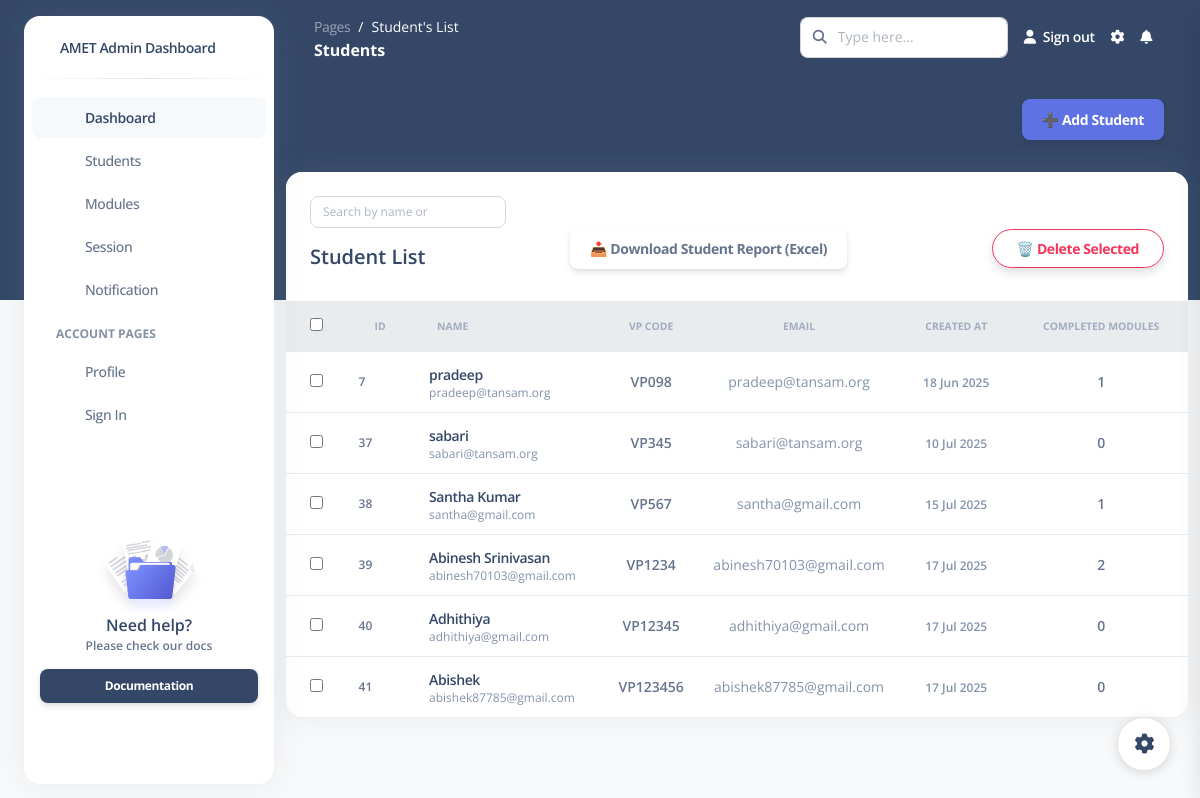
The page /students/ on the database its author committed.
### students/models.py (models this page shows, shortened)
class Student(models.Model):
    name = models.CharField(max_length=100)
    degree = models.ForeignKey(Degree, on_delete=models.SET_NULL, null=True, blank=True)
    department = models.ForeignKey(Department, on_delete=models.SET_NULL, null=True, blank=True,default=1)
    section = models.ForeignKey(Section, on_delete=models.SET_NULL, null=True, blank=True)
    email = models.EmailField(unique=True, null=True, blank=True)
    vp_code = models.CharField(max_length=20, unique=True)
    created_at = models.DateTimeField(default=timezone.now)

### students/views.py (the view)
# urls.py: path('students/', student_profile, name='student_profile'),
def student_profile(request):
    students = Student.objects.all()
    for student in students:
        student.completed_modules_count = student.session_set.filter(
            progress=100,
            check_out__isnull=False
        ).values('module_id').distinct().count()
    return render(request, 'student_profile.html', {'students': students})

### students/templates/student_profile.html (shortened to what this page needs)
{% load static %}
<!DOCTYPE html>
<html lang="en">
<head>
  <link href="https://demos.creative-tim.com/argon-dashboard-pro/assets/css/nucleo-icons.css" rel="stylesheet" />
  <link href="https://demos.creative-tim.com/argon-dashboard-pro/assets/css/nucleo-svg.css" rel="stylesheet" />
  <link id="pagestyle" href="{% static 'css/argon-dashboard.css' %}" rel="stylesheet" />
</head>
<body class="g-sidenav-show   bg-gray-100">
  <div class="min-height-300 bg-dark position-absolute w-100"></div>
  <aside class="sidenav bg-white navbar navbar-vertical navbar-expand-xs border-0 border-radius-xl my-3 fixed-start ms-4 " id="sidenav-main">
    <div class="sidenav-header">
      <a class="navbar-brand m-0" href="{% url 'admin_dashboard' %}"  >
        <span class="ms-1 font-weight-bold">AMET Admin Dashboard</span>
      </a>
    </div>
    <hr class="horizontal dark mt-0">
    <div class="collapse navbar-collapse  w-auto " id="sidenav-collapse-main">
      <ul class="navbar-nav">
        <li class="nav-item">
          <a class="nav-link active" href="{% url 'admin_dashboard' %}">
            <div class="icon icon-shape icon-sm border-radius-md text-center me-2 d-flex align-items-center justify-content-center">
            </div>
            <span class="nav-link-text ms-1">Dashboard</span>
          </a>
        </li>
        <li class="nav-item">
          <a class="nav-link " href="{% url 'student_profile' %}">
            <div class="icon icon-shape icon-sm border-radius-md text-center me-2 d-flex align-items-center justify-content-center">
            </div>
            <span class="nav-link-text ms-1">Students</span>
          </a>
        </li>
        <li class="nav-item">
          <a class="nav-link " href="{% url 'module_list' %}">
            <div class="icon icon-shape icon-sm border-radius-md text-center me-2 d-flex align-items-center justify-content-center">
            </div>
            <span class="nav-link-text ms-1">Modules</span>
          </a>
        </li>
        <li class="nav-item">
          <a class="nav-link " href="{% url 'sessions_list' %}">
            <div class="icon icon-shape icon-sm border-radius-md text-center me-2 d-flex align-items-center justify-content-center">
            </div>
            <span class="nav-link-text ms-1">Session</span>
          </a>
        </li>
        <li class="nav-item">
          <a class="nav-link " href="{% url 'notification_admin' %}">
            <div class="icon icon-shape icon-sm border-radius-md text-center me-2 d-flex align-items-center justify-content-center">
            </div>
            <span class="nav-link-text ms-1">Notification</span>
          </a>
        </li>
        <li class="nav-item mt-3">
          <h6 class="ps-4 ms-2 text-uppercase text-xs font-weight-bolder opacity-6">Account pages</h6>
        </li>
        <li class="nav-item">
          <a class="nav-link " href="">
            <div class="icon icon-shape icon-sm border-radius-md text-center me-2 d-flex align-items-center justify-content-center">
            </div>
            <span class="nav-link-text ms-1">Profile</span>
          </a>
        </li>
        <li class="nav-item">
          <a class="nav-link " href="{% url 'admin_login' %}">
            <div class="icon icon-shape icon-sm border-radius-md text-center me-2 d-flex align-items-center justify-content-center">
            </div>
            <span class="nav-link-text ms-1">Sign In</span>
          </a>
        </li>
      </ul>
    </div>
    <div class="sidenav-footer mx-3 ">
      <div class="card card-plain shadow-none" id="sidenavCard">
        <img class="w-50 mx-auto" src="{% static 'asset/img copy/illustrations/icon-documentation.svg' %}" alt="sidebar_illustration">
        <div class="card-body text-center p-3 w-100 pt-0">
          <div class="docs-info">
            <h6 class="mb-0">Need help?</h6>
            <p class="text-xs font-weight-bold mb-0">Please check our docs</p>
          </div>
        </div>
      </div>
      <a href="" target="_blank" class="btn btn-dark btn-sm w-100 mb-3">Documentation</a>
    </div>
  </aside>
  <main class="main-content position-relative border-radius-lg ">
    <nav class="navbar navbar-main navbar-expand-lg px-0 mx-4 shadow-none border-radius-xl " id="navbarBlur" data-scroll="false">
      <div class="container-fluid py-1 px-3">
        <nav aria-label="breadcrumb">
          <ol class="breadcrumb bg-transparent mb-0 pb-0 pt-1 px-0 me-sm-6 me-5">
            <li class="breadcrumb-item text-sm"><a class="opacity-5 text-white" href="javascript:;">Pages</a></li>
            <li class="breadcrumb-item text-sm text-white active" aria-current="page">Student's List</li>
          </ol>
          <h6 class="font-weight-bolder text-white mb-0">Students</h6>
        </nav>
        <div class="collapse navbar-collapse mt-sm-0 mt-2 me-md-0 me-sm-4" id="navbar">
          <div class="ms-md-auto pe-md-3 d-flex align-items-center">
            <div class="input-group">
              <span class="input-group-text text-body"><i class="fas fa-search" aria-hidden="true"></i></span>
              <input type="text" class="form-control" placeholder="Type here...">
            </div>
          </div>
          <ul class="navbar-nav  justify-content-end">
            <li class="nav-item d-flex align-items-center">
              <a href="{% url 'admin_login' %}" class="nav-link text-white font-weight-bold px-0">
                <i class="fa fa-user me-sm-1"></i>
                <span class="d-sm-inline d-none" >Sign out<output></output></span>
              </a>
            </li>
            <li class="nav-item px-3 d-flex align-items-center">
              <a href="javascript:;" class="nav-link text-white p-0">
                <i class="fa fa-cog fixed-plugin-button-nav cursor-pointer"></i>
              </a>
            </li>
            <li class="nav-item dropdown pe-2 d-flex align-items-center">
              <a href="javascript:;" class="nav-link text-white p-0" id="dropdownMenuButton" data-bs-toggle="dropdown" aria-expanded="false">
                <i class="fa fa-bell cursor-pointer"></i>
              </a>
            </li>
          </ul>
        </div>
      </div>
    </nav>
    <div class="container-fluid py-4">
<div class="d-flex justify-content-between align-items-center px-4 mb-3">
  <h5 class="mb-0 fw-bold">Student List</h5>
  <a href="{% url 'add_student' %}" class="btn btn-primary">
    ➕ Add Student
  </a>
</div>
<div class="row">
  <div class="col-12">
    <div class="card mb-4">
     <div class="card-header pb-0">
  <div class="row align-items-center">
    <div class="col-md-3 text-end">
      <input
        type="text"
        id="studentSearch"
        class="form-control form-control-sm"
        placeholder="Search by name or "
        onkeyup="filterStudents()"
      />
    </div>
  </div>
</div>
  <form method="POST" action="{% url 'bulk_delete_students'  %}">
 <div class="px-4 mb-3 d-flex justify-content-between align-items-center">
  <h5 class="mb-0 fw-bold">Student List</h5>
<a href="{% url 'export_student_report' %}" class="btn btn">
  📥 Download Student Report (Excel)
</a>
  <button type="submit"
          class="btn btn-outline-danger btn-sm rounded-pill px-4 py-2 shadow-sm fw-semibold"
          style="font-size: 14px;"
          onclick="return confirm('Are you sure you want to delete the selected students?')">
    🗑️ Delete Selected
  </button>
</div>
  <div class="table-responsive p-0">
    <table class="table align-items-center mb-0">
  <thead class="bg-light">
    <tr>
      <th class="ps-4"><input type="checkbox" id="select-all" /></th>
      <th class="text-uppercase text-secondary text-xxs font-weight-bolder opacity-7">ID</th>
      <th class="text-uppercase text-secondary text-xxs font-weight-bolder opacity-7">Name</th>
      <th class="text-uppercase text-secondary text-xxs font-weight-bolder opacity-7 text-center">VP Code</th>
      <th class="text-uppercase text-secondary text-xxs font-weight-bolder opacity-7 text-center">Email</th>
      <th class="text-uppercase text-secondary text-xxs font-weight-bolder opacity-7 text-center">Created At</th>
      <th class="text-uppercase text-secondary text-xxs font-weight-bolder opacity-7 text-center">Completed Modules</th>
    </tr>
  </thead>
  <tbody>
    {% for student in students %}
    <tr>
      <td class="ps-4">
        <input type="checkbox" name="selected_ids" value="{{ student.id }}">
      </td>
      <td><p class="text-xs font-weight-bold mb-0">{{ student.id }}</p></td>
      <td>
        <div class="d-flex px-2 py-1 align-items-center">
          <div class="d-flex flex-column justify-content-center">
            <h6 class="mb-0 text-sm">
              <a href="{% url 'edit_student' student.id %}">{{ student.name }}</a>
            </h6>
            <p class="text-xs text-secondary mb-0">{{ student.email }}</p>
          </div>
        </div>
      </td>
      <td class="text-center"><p class="text-sm font-weight-bold mb-0">{{ student.vp_code }}</p></td>
      <td class="text-center"><p class="text-sm text-secondary mb-0">{{ student.email }}</p></td>
      <td class="text-center">
        <span class="text-xs text-secondary font-weight-bold">{{ student.created_at|date:"d M Y" }}</span>
      </td>
      <td class="text-center">
        <p class="text-sm font-weight-bold mb-0">{{ student.completed_modules_count }}</p>
      </td>
    </tr>
    {% empty %}
    <tr>
      <td colspan="8" class="text-center py-4"><p class="text-muted mb-0">No students found.</p></td>
    </tr>
    {% endfor %}
  </tbody>
</table>
  </div>
</form>
    </div>
  </div>
</div>
      <footer class="footer pt-3  ">
      </footer>
    </div>
  </main>
  <div class="fixed-plugin">
    <a class="fixed-plugin-button text-dark position-fixed px-3 py-2">
      <i class="fa fa-cog py-2"> </i>
    </a>
  </div>
</body>
</html>

### rows shown on the page
Student: id "7", name "pradeep", email "pradeep@tansam.org", vp_code "VP098", created_at "18 Jun 2025", completed_modules_count "1"
Student: id "37", name "sabari", email "sabari@tansam.org", vp_code "VP345", created_at "10 Jul 2025", completed_modules_count "0"
Student: id "38", name "Santha Kumar", email "santha@gmail.com", vp_code "VP567", created_at "15 Jul 2025", completed_modules_count "1"
Student: id "39", name "Abinesh Srinivasan", email "abinesh70103@gmail.com", vp_code "VP1234", created_at "17 Jul 2025", completed_modules_count "2"
Student: id "40", name "Adhithiya", email "adhithiya@gmail.com", vp_code "VP12345", created_at "17 Jul 2025", completed_modules_count "0"
Student: id "41", name "Abishek", email "abishek87785@gmail.com", vp_code "VP123456", created_at "17 Jul 2025", completed_modules_count "0"
